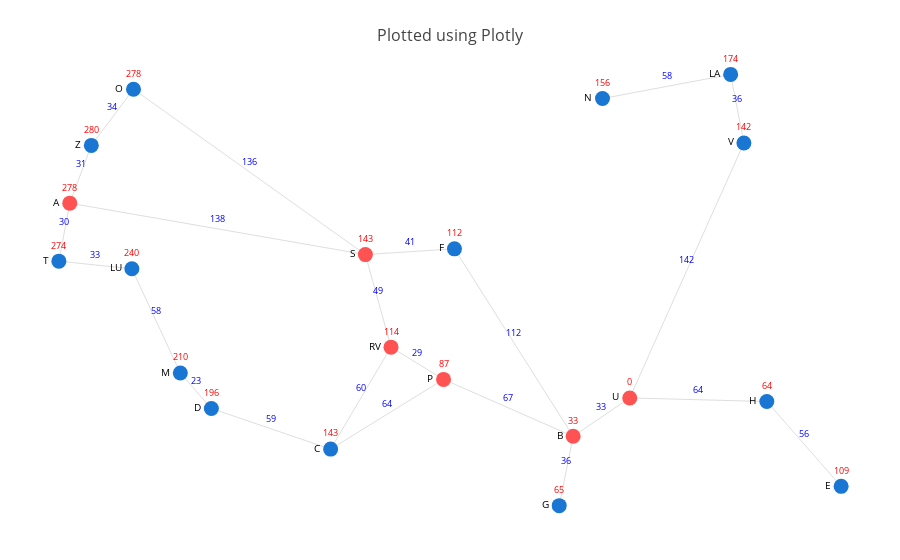

Notebook cell for this chart:
### Markdown cell above
Let us try to find for A to U. Obviously path should is clear for us looking at map but we get a costlier path :(

### Code cell
show_map(graph, start='A',goal='U',path=['A','S','RV','P','B','U'],SLDTarget='U')

### Figure 1 — Plotly figure (JSON) as saved in the notebook; plotly's stock layout.template omitted (floating-point values rounded to 4 significant figures)
{"data": [{"hoverinfo": "none", "line": {"color": "#BDBDBD", "width": 0.5}, "mode": "lines+text", "text": [], "type": "scatter", "x": [21.31, 24.13, null, 21.31, 21.21, null, 21.31, 21.52, null, 24.13, 24.97, null, 24.13, 24.37, null, 24.13, 21.92, null, 21.52, 21.92, null, 21.21, 21.9, null, 24.97, 26.1, null, 21.9, 22.36, null, 24.37, 23.79, null, 24.37, 24.87, null, 22.36, 22.66, null, 22.66, 23.79, null, 24.87, 26.1, null, 24.87, 23.79, null, 26.1, 25.97, null, 26.1, 26.64, null, 26.64, 27.95, null, 26.64, 27.73, null, 27.73, 27.6, null, 27.6, 26.38, null, 27.95, 28.65, null], "y": [46.19, 45.8, null, 46.19, 45.75, null, 46.19, 46.62, null, 45.8, 45.84, null, 45.8, 45.1, null, 45.8, 47.05, null, 46.62, 47.05, null, 45.75, 45.69, null, 45.84, 44.43, null, 45.69, 44.9, null, 45.1, 44.33, null, 45.1, 44.86, null, 44.9, 44.64, null, 44.64, 44.33, null, 44.86, 44.43, null, 44.86, 44.33, null, 44.43, 43.9, null, 44.43, 44.72, null, 44.72, 44.69, null, 44.72, 46.64, null, 46.64, 47.16, null, 47.16, 46.98, null, 44.69, 44.05, null]}, {"hoverinfo": "none", "marker": {"color": ["#FF5252", "#FF5252", "#1976D2", "#1976D2", "#1976D2", "#1976D2", "#FF5252", "#1976D2", "#1976D2", "#FF5252", "#FF5252", "#FF5252", "#1976D2", "#1976D2", "#1976D2", "#1976D2", "#1976D2", "#1976D2", "#1976D2", "#1976D2"], "colorbar": {"thickness": 5, "title": "Node Connections", "titleside": "left", "xanchor": "left"}, "colorscale": "Hot", "line": {"width": 0}, "reversescale": true, "showscale": false, "size": 15}, "mode": "markers+text", "text": ["A", "S", "Z", "T", "F", "LU", "RV", "M", "D", "P", "B", "U", "V", "LA", "H", "C", "O", "N", "G", "E"], "textfont": {"color": "black", "size": 10}, "textposition": "left", "type": "scatter", "x": [21.31, 24.13, 21.52, 21.21, 24.97, 21.9, 24.37, 22.36, 22.66, 24.87, 26.1, 26.64, 27.73, 27.6, 27.95, 23.79, 21.92, 26.38, 25.97, 28.65], "y": [46.19, 45.8, 46.62, 45.75, 45.84, 45.69, 45.1, 44.9, 44.64, 44.86, 44.43, 44.72, 46.64, 47.16, 44.69, 44.33, 47.05, 46.98, 43.9, 44.05]}, {"hoverinfo": "none", "marker": {"opacity": 0}, "mode": "markers+text", "text": [138, 30, 31, 41, 49, 136, 34, 33, 112, 58, 60, 29, 23, 59, 67, 64, 36, 33, 64, 142, 36, 58, 56], "textfont": {"color": "blue", "size": 9}, "textposition": "top", "type": "scatter", "x": [22.72, 21.26, 21.41, 24.55, 24.25, 23.02, 21.72, 21.56, 25.54, 22.13, 24.08, 24.62, 22.51, 23.23, 25.49, 24.33, 26.04, 26.37, 27.29, 27.18, 27.66, 26.99, 28.3], "y": [45.99, 45.97, 46.4, 45.82, 45.45, 46.42, 46.83, 45.72, 45.13, 45.3, 44.71, 44.98, 44.77, 44.48, 44.64, 44.59, 44.17, 44.57, 44.7, 45.68, 46.9, 47.07, 44.37]}, {"hoverinfo": "none", "line": {"width": 1}, "marker": {"opacity": 0, "size": 15}, "mode": "markers+text", "text": [278, 143, 280, 274, 112, 240, 114, 210, 196, 87, 33, 0, 142, 174, 64, 143, 278, 156, 65, 109], "textfont": {"color": "red", "size": 9}, "textposition": "top", "type": "scatter", "x": [21.31, 24.13, 21.52, 21.21, 24.97, 21.9, 24.37, 22.36, 22.66, 24.87, 26.1, 26.64, 27.73, 27.6, 27.95, 23.79, 21.92, 26.38, 25.97, 28.65], "y": [46.19, 45.8, 46.62, 45.75, 45.84, 45.69, 45.1, 44.9, 44.64, 44.86, 44.43, 44.72, 46.64, 47.16, 44.69, 44.33, 47.05, 46.98, 43.9, 44.05]}], "layout": {"autosize": true, "hovermode": "closest", "margin": {"b": 20, "l": 5, "r": 5, "t": 40}, "showlegend": false, "title": "<br>Plotted using Plotly", "titlefont": {"size": 16}, "xaxis": {"showgrid": false, "showticklabels": false, "zeroline": false}, "yaxis": {"showgrid": false, "showticklabels": false, "zeroline": false}}}
